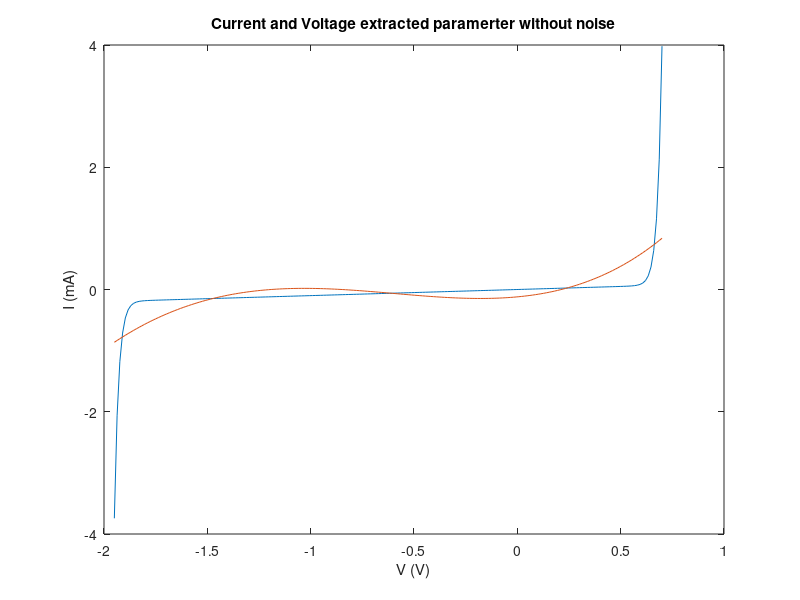
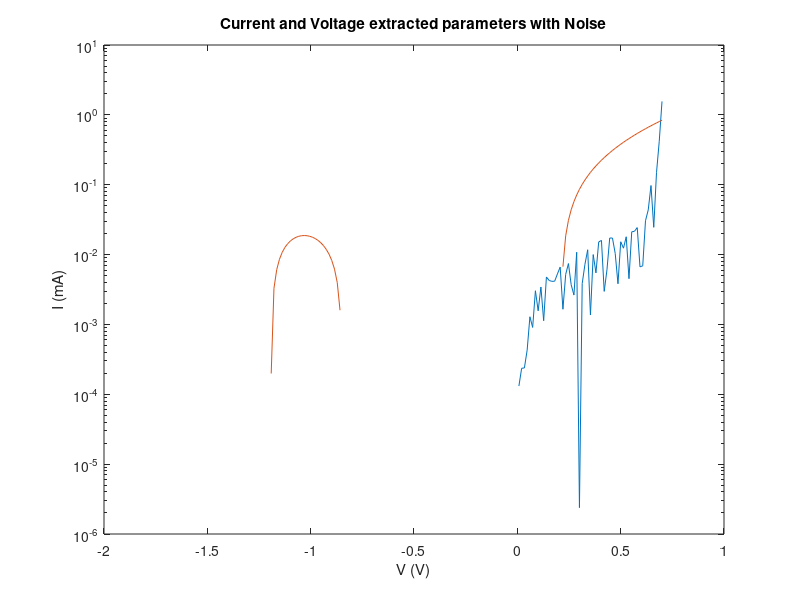
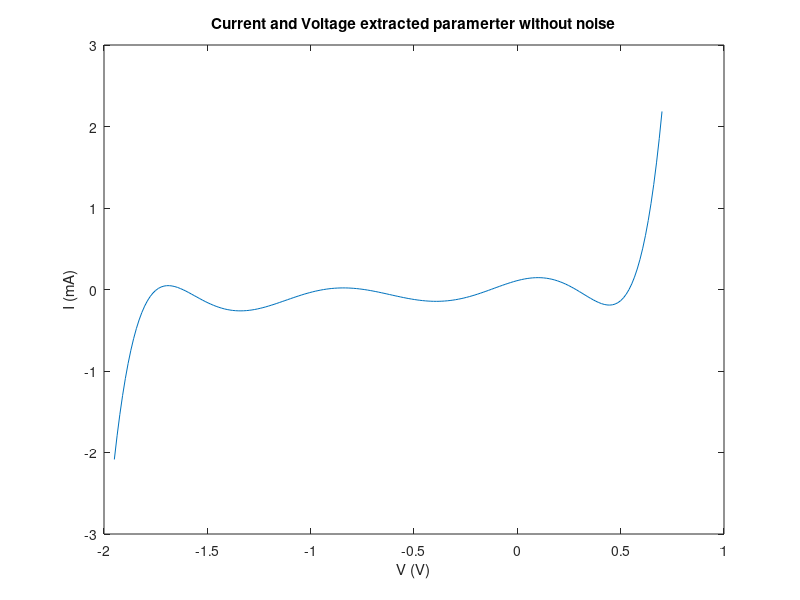
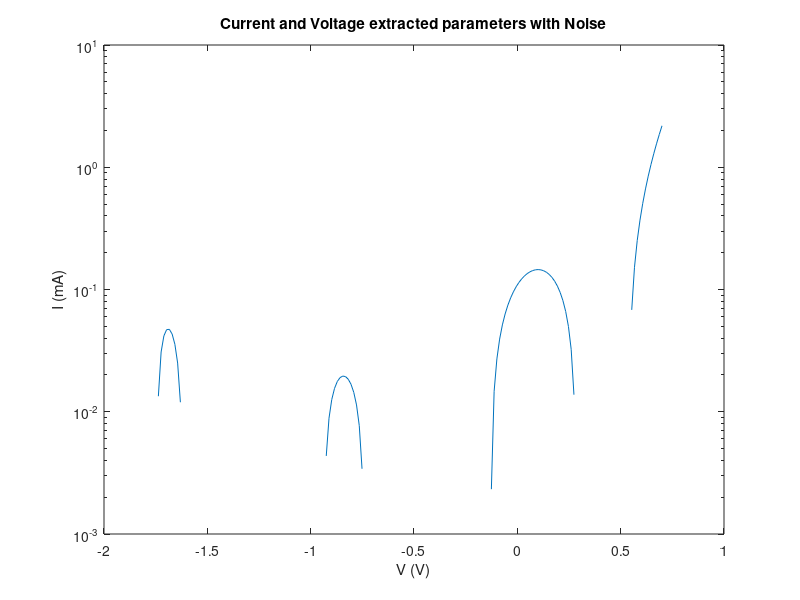

Here is the MATLAB script that generated these plots, in order: (Note: this script raises an error after producing the figures.)
%% ELEC 4700 
%% PA 8 - Diode Paramater Extraction

clf;

% Parameters to be extracted
Is = 0.01e-12; %Forward bias saturation current.
Ib = 0.1e-12; %Breakdown saturation current.
Vb = 1.3; %Breakdown volatage.
Gp = 0.1; %Parasitic parallel conductance.

%Task 1: 
%V vector from -1.95 to 0.7 volts with 200 steps.
V = linspace(-1.95,0.7,200);

% Current(I)expected physical behaviour
I = Is*(exp(1.2*V/0.025) - 1) + Gp*V - Ib*exp((-1.2/0.025)*(V+Vb));

% Current(I) vector
Ivec = zeros(200,1);
% Loop 
for j=1:length(I)
    Lowcurrent = I(j) - 0.20*I(j);
    Highcurrent = I(j) + 0.20*I(j);
    
    % I vector with 20% random variation in the current to represent 
    % experimental noise.
    Ivec(j) = (Highcurrent-Lowcurrent)*rand();
end
%plots
figure(1)
plot(V, I);
title('Current and Voltage extracted paramerter without noise');
xlabel('V (V)');
ylabel('I (mA)');
hold on;

figure(2);
semilogy(V, Ivec);
title('Current and Voltage extracted parameters with Noise');
xlabel('V (V)');
ylabel('I (mA)');
hold on;

% Task 2: 2. Polynomial fitting

% 4th order polynomial
poly4 = polyfit(V,I,4);
ply_y4 = polyval(poly4,V);

% plots
figure(1)
plot(V,ply_y4);
title('Current and Voltage extracted paramerter without noise');
xlabel('V (V)');
ylabel('I (mA)');
hold on;

figure(2);
semilogy(V, ply_y4);
title('Current and Voltage extracted parameters with Noise');
xlabel('V (V)');
ylabel('I (mA)');
hold on;

% 8th order polynomial
poly8 = polyfit(V,I,8);
ply_y8 = polyval(poly8,V);

% plots
figure(3)
plot(V, ply_y8);
title('Current and Voltage extracted paramerter without noise');
xlabel('V (V)');
ylabel('I (mA)');
hold on;

figure(4);
semilogy(V, ply_y8);
title('Current and Voltage extracted parameters with Noise');
xlabel('V (V)');
ylabel('I (mA)');
hold on;

% Task 3: Nonlinear curve fitting to a physical model using fit()

x = V;
% a)
fo = fittype('A.*(exp(1.2*x/25e-3)-1) + 0.2.*x - C*(exp(1.2*(-(x+1))/25e-3)-1)');

ff = fit(V',I',fo);

If = ff(x);

figure(5);
semilogy(x,If);
title('Current and Voltage with fit() function');
xlabel('V (V)');
ylabel('I (mA)');
hold on;

% b)
fo2 = fittype('A.*(exp(1.2*x/25e-3)-1) + B.*x - C*(exp(1.2*(-(x+1))/25e-3)-1)');

ff2 = fit(V',I',fo2);

If2 = ff2(x);

figure(6);
semilogy(x,If2);
title('Current and Voltage with fit() function');
xlabel('V (V)');
ylabel('I (mA)');
hold on;

% c)
fo3 = fittype('A.*(exp(1.2*x/25e-3)-1) + B.*x - C*(exp(1.2*(-(x+D))/25e-3)-1)');

ff3 = fit(V',I',fo3);

If3 = ff3(x);

figure(7);
semilogy(x,If3);
title('Current and Voltage with fit() function');
xlabel('V (V)');
ylabel('I (mA)');
hold on;

% Task 4: Fitting using the Neural Net model.
inputs = V.';
targets = I.';
hiddenLayerSize = 10;
net = fitnet(hiddenLayerSize);
net.divideParam.trainRatio = 70/100;
net.divideParam.valRatio = 15/100;
net.divideParam.testRatio = 15/100;
[net,tr] = train(net,inputs,targets);
outputs = net(inputs);
errors = gsubtract(outputs,targets);
performance = perform(net,targets,outputs)
view(net)
Inn = outputs


